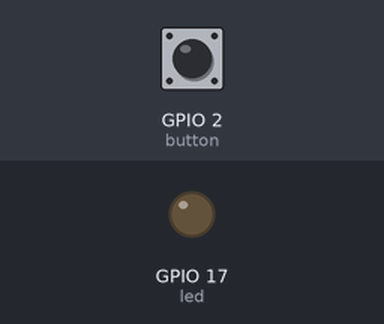
A program run on a simulated Raspberry Pi (BCM pin numbers). On the bench: output pins drawn as LEDs (lit = HIGH). The test bench sets the inputs (shaded band); at power-on: GPIO 2 (button) HIGH. At 4.3 s the program stops and its outputs stay as they are.

Above: at 1.2 s.
1.3 s: GPIO 2 (button) pulled LOW for 0.15 s
At 2.5 s:
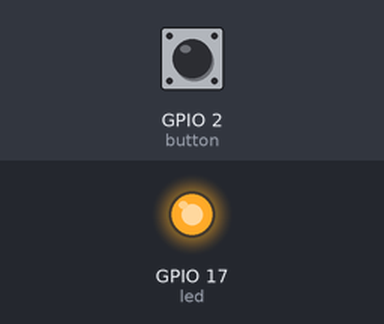
Timing chart, 0 to 5.8 s (numbered marks = the images above; inputs shaded):
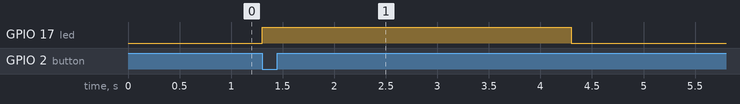

The program:

gpio_control_1.py
```python
'''
Ejemplo de encender un LED durante 3 segundos despues de presionar un boton.
Fuente: https://www.raspberrypi.org/learning/physical-computing-with-python/worksheet/
Fecha: mar dic  6 21:06:10 COT 2016
Version: 1.0
'''

from gpiozero import LED, Button
from time import sleep

# Usando el GP17 controlamos el LED
led = LED(17)
# Usando el GP2 controlamos el Boton
button = Button(2)

# El programa espera hasta que el boton sea presionado
button.wait_for_press()

# Se enciende el LED
led.on()

# Espera 3 segundos
sleep(3)

# Se apaga el LED
led.off()


'''
Ejecutar: python gpio_control_1.py
'''
```

Measured:
- after the input at 1.3 s, GPIO 17 (led): LOW → HIGH at once, → LOW 3.0 s later
